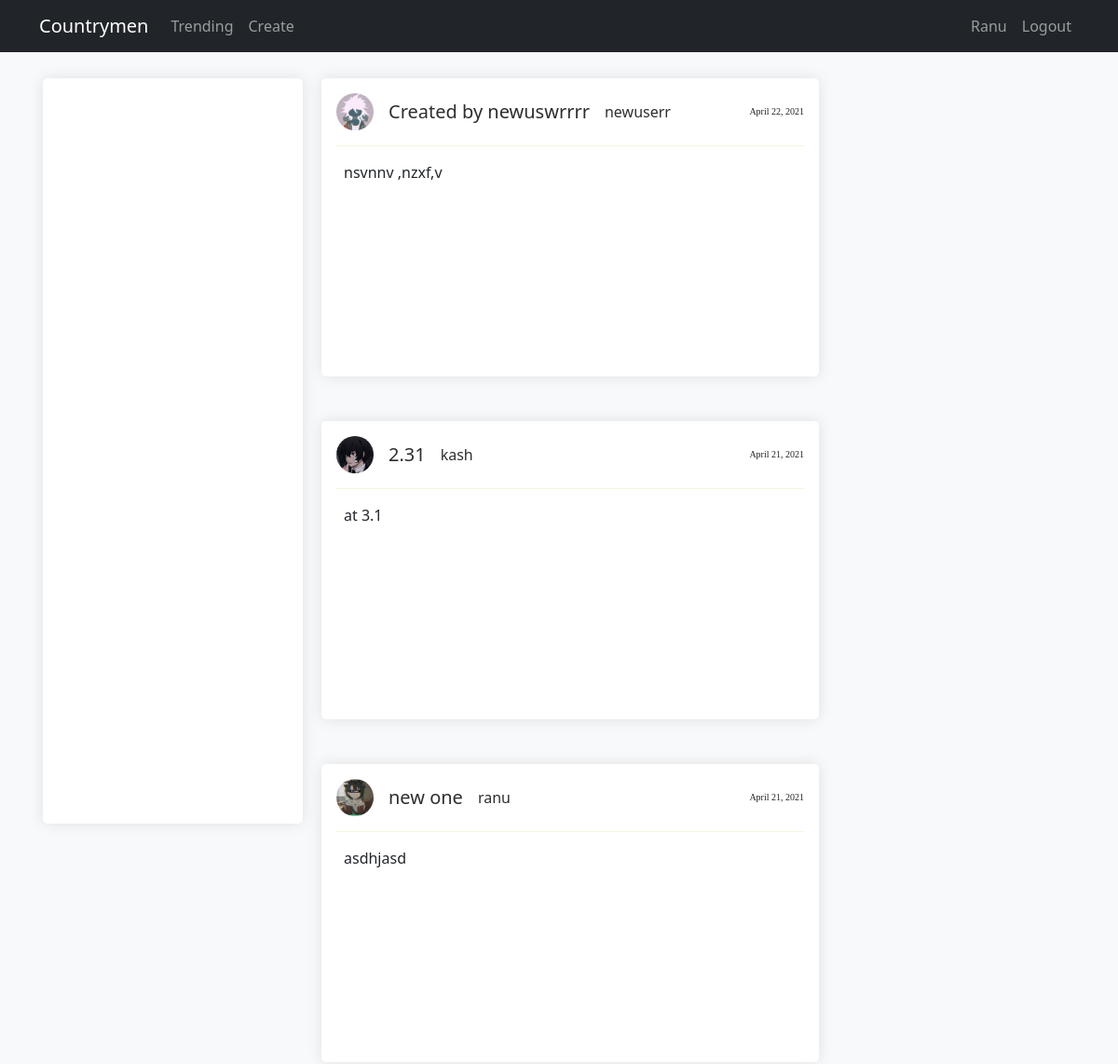
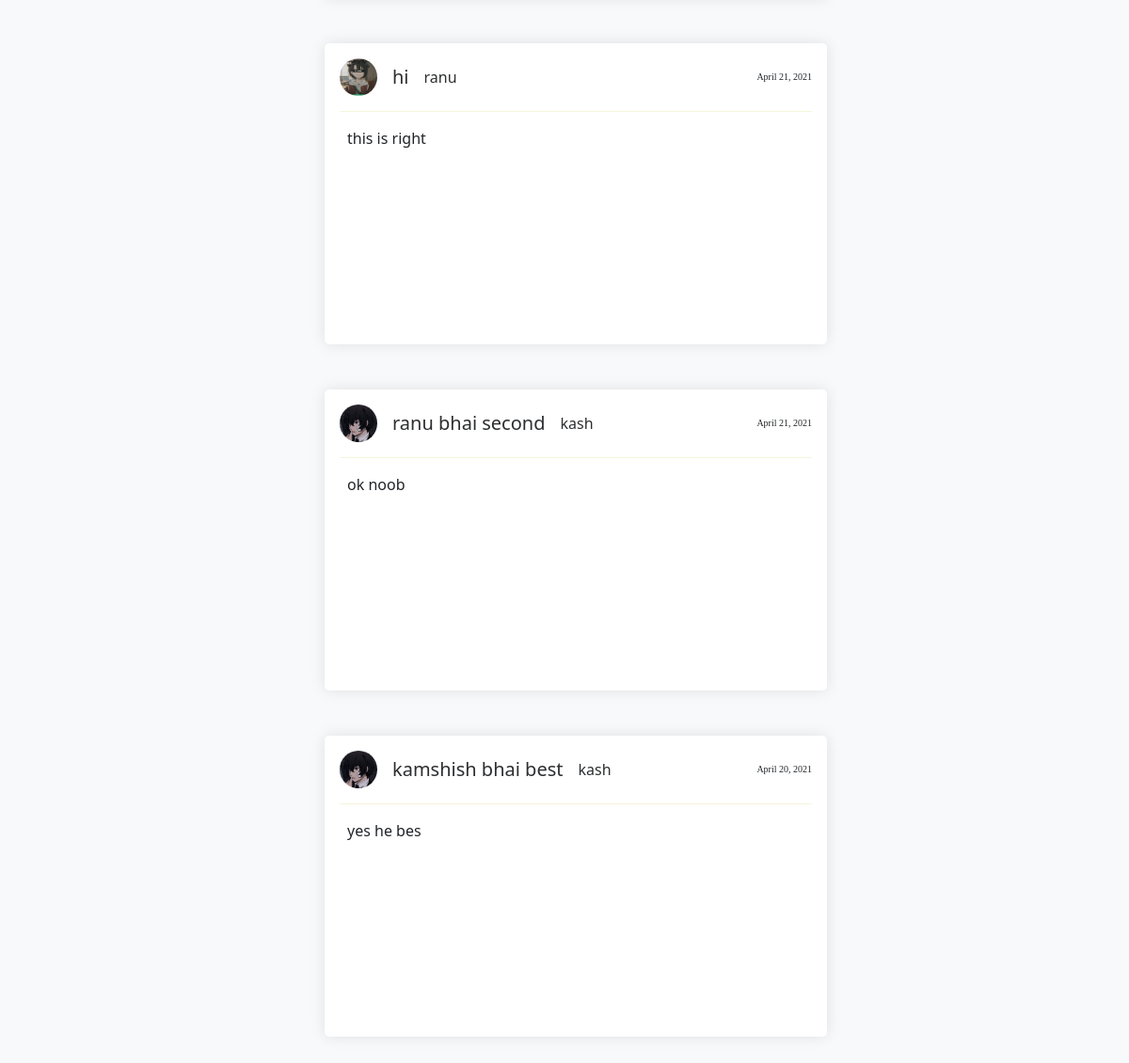
Page / (signed in) on the committed database (2 pictures, top to bottom).
### agenda/models.py (models this page shows, shortened)
class Users(AbstractUser):
    username = models.CharField(max_length=20,primary_key=True)
    name  = models.CharField(max_length=30)
    image = models.CharField(max_length=20,default="default.jpg")
    email = models.EmailField(null=True)
    def __str__(self):
        return self.username

class Agenda(models.Model):
    title = models.CharField(max_length=100)
    text = models.TextField()
    date = models.DateTimeField(auto_now_add = True)
    author = models.ForeignKey(Users,on_delete=models.CASCADE)
    slug = models.SlugField(default='default',editable='False',max_length=100,null=False)

### agenda/views.py (the view)
# urls.py: path('',HomeListView.as_view(),name = 'home'),
class HomeListView(ListView):
    model = Agenda
    template_name = 'social.html'
    context_object_name = 'posts'
    ordering = ['-id']
    def get_queryset(self):
        if self.request.user.is_authenticated:
            follower_user_ids = UserFollowing.objects.filter(following_user_id = self.request.user)\
                                                    .values_list('user_id', flat=True)\
                                                    .distinct()
            if  follower_user_ids:
                agenda = Agenda.objects.filter(author_id__in=follower_user_ids)
                return agenda
        agenda = Agenda.objects.all().order_by('-date')
        return agenda

### templates/social.html (shortened to what this page needs)
{% extends "layout.html" %} {% block content %}
<div class="container-fluid">
    <div class="row">
        <div class="col-md-3 bg-white main_left_sidebar m-1">
        </div>
        <div class="col-12 col-md-6 main_posts m-1">
            {% for post in posts %}
            <div class="card p-3 mb-5">
                <span class="d-flex card-head">
                    <img src="/media/{{post.author.image}}" alt="">
                    <a href="{% url 'agenda_view' post.slug %}">
                        <h5 class="card-title"> {{post.title}} </h5>
                    </a>
                    <p>
                        <a href="{% url 'profile_view' post.author.username %}">
                            {{post.author}}
                            </a>
                    </p>
                    <p class="card-date">
                        {{post.date.date}}
                    </p>
                </span>
                <p class="card-text">{{post.text}}</p>
            </div>
            {% endfor %}
        </div>
    </div>
</div>
{% endblock %}

### templates/layout.html (shortened to what this page needs)
<!doctype html>
<html>
    {% load static %}
<head>
    <link href="https://cdn.jsdelivr.net/npm/bootstrap@5.0.0-beta2/dist/css/bootstrap.min.css" rel="stylesheet">
    <link rel="stylesheet" href="https://cdnjs.cloudflare.com/ajax/libs/font-awesome/4.7.0/css/font-awesome.min.css">
    <link rel="stylesheet" type="text/css" href="{% static '/css/main.css' %}">
    <link rel="stylesheet" type="text/css" href="{% static '/css/trending.css' %}">
    <link rel="stylesheet" type="text/css" href="{% static '/css/profile.css' %}">
</head>
<body>
    <header class=" site-header no-gutters ">
        <nav class="navbar navbar-expand-md navbar-dark bg-dark fsixed-top">
            <div class="container ">
                <a class="navbar-brand mr-4 " href="{% url 'home' %} ">Countrymen</a>
                <div class="collapse navbar-collapse " id="navbarToggle ">
                    <div class="navbar-nav mr-auto ">
                        <a class="nav-item nav-link " href="{% url 'trending' %}">Trending</a>
                        <a class="nav-item nav-link " href="{% url 'create' %}">Create</a>
                    </div>
                </div>
                <div class="navbar-nav d-flex">
                    {% if request.user.is_authenticated %}
                    <a class="nav-item nav-link " href="{% url 'profile_view' request.user.username %}">{{request.user.username | title}}</a>
                    <a class="nav-item nav-link " href="{% url 'logout' %}">Logout</a>
                    {% endif %}
                </div>
            </div>
        </nav>
    </header>
    <main role="main " class="container mt-4">
            <div>
                {% block content %} {% endblock %}
            </div>
    </main>
</body>
</html>

### static/css/main.css (style rules this page uses)
* { margin: 0; padding: 0; box-sizing: border-box; }
body { background-color: #f8f9fa; }
.main_left_sidebar { height: 100vh; }
.card a { text-decoration: none; color: rgb(44, 46, 48); }
.card { height: 20rem; }
.card, .main_left_sidebar, .main_right_sidebar { border: none; box-shadow: rgba(17, 17, 26, 0.1) 0px 0px 16px; border-radius: 5px; }
span img { margin-right: 1rem; width: 40px; height: 40px; border-radius: 25px; }
span h5, p { line-height: 40px; }
.card-date { margin-left: auto; font-size: x-small; font-family: 'Times New Roman', Times, serif; }
.card p a { margin-left: 16px; font-size: medium ; }
.card-head { border-bottom: 1px solid beige; }
.card-text { padding: 8px; }

### rows in the picture
Users: user.username "Ranu"
Agenda: author.image (placeholder picture), title "Created by newuswrrrr", author "newuserr", date "April 22, 2021", text "nsvnnv ,nzxf,v"
Agenda: author.image (picture), title "2.31", author "kash", date "April 21, 2021", text "at 3.1"
Agenda: author.image (picture), title "new one", author "ranu", date "April 21, 2021", text "asdhjasd"
Agenda: author.image (picture), title "hi", author "ranu", date "April 21, 2021", text "this is right"
Agenda: author.image (picture), title "ranu bhai second", author "kash", date "April 21, 2021", text "ok noob"
Agenda: author.image (picture), title "kamshish bhai best", author "kash", date "April 20, 2021", text "yes he bes"
